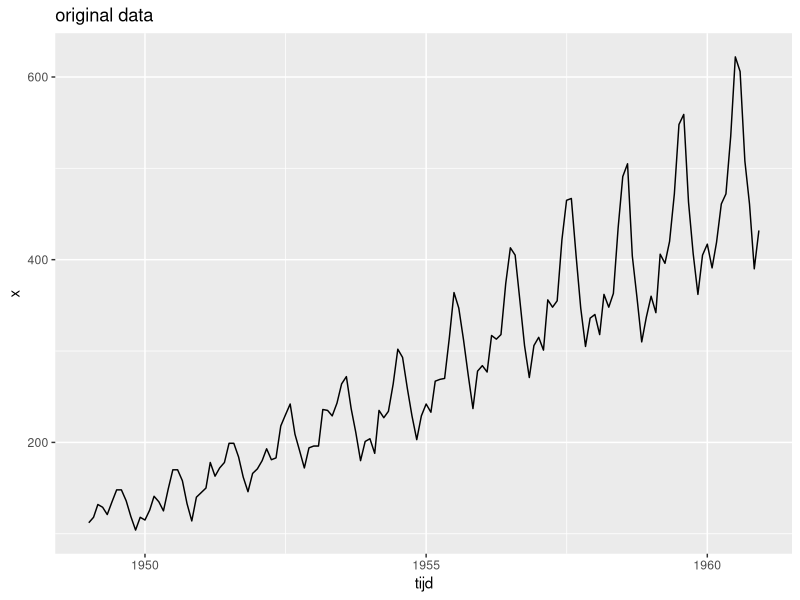
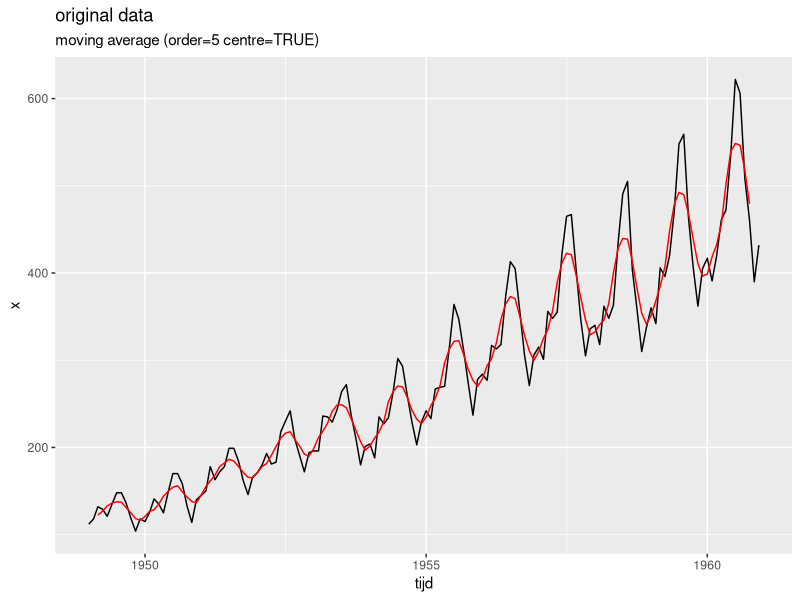
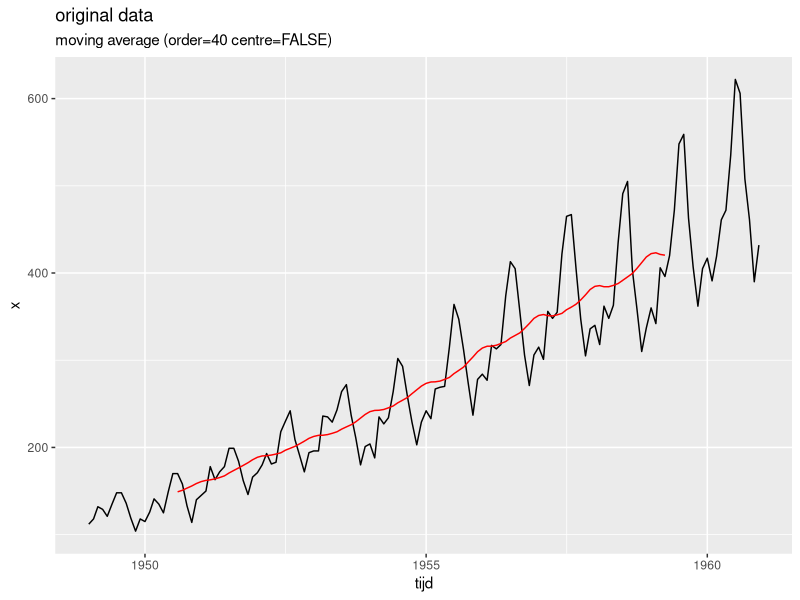
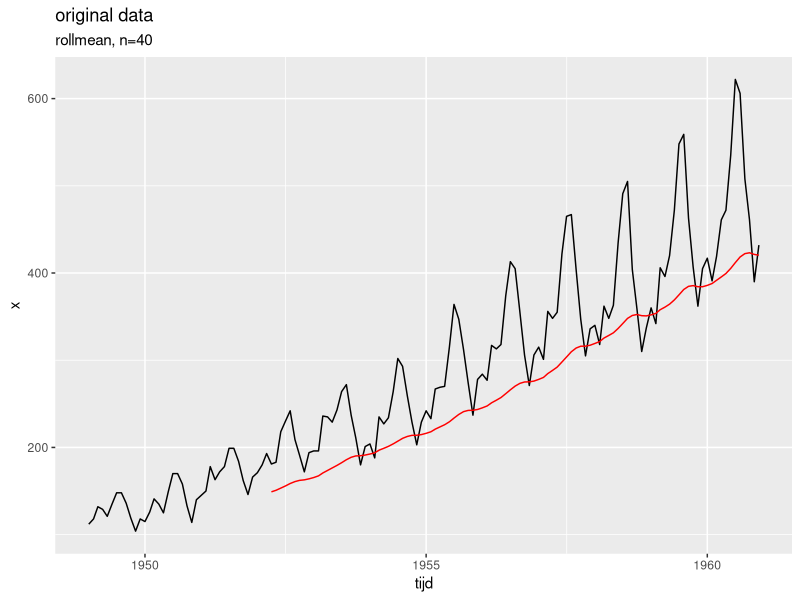
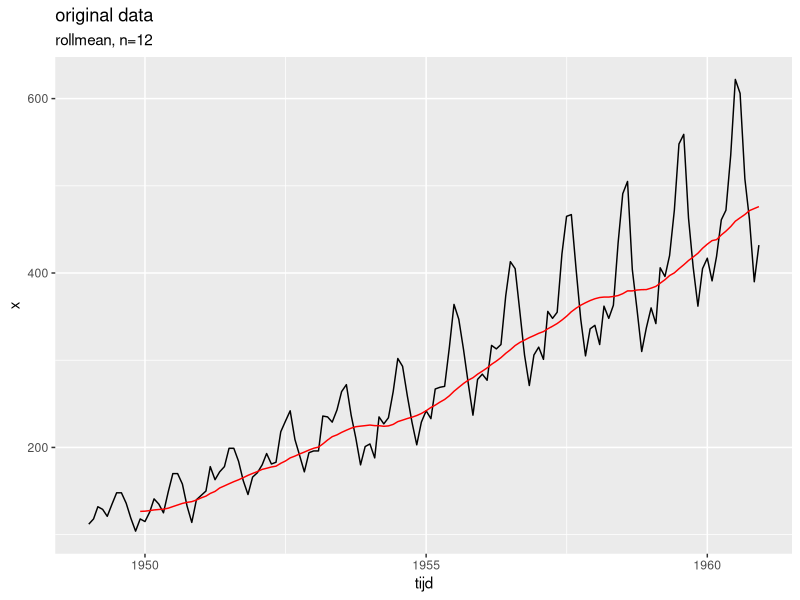
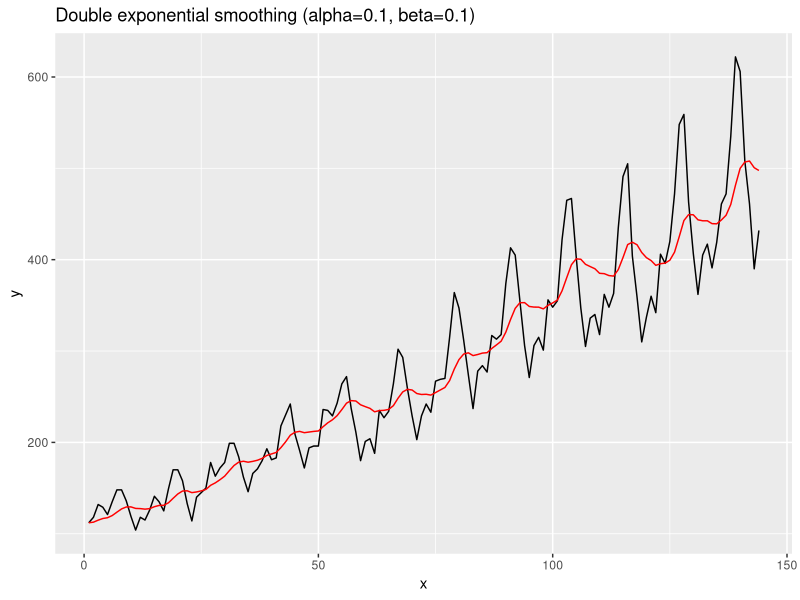
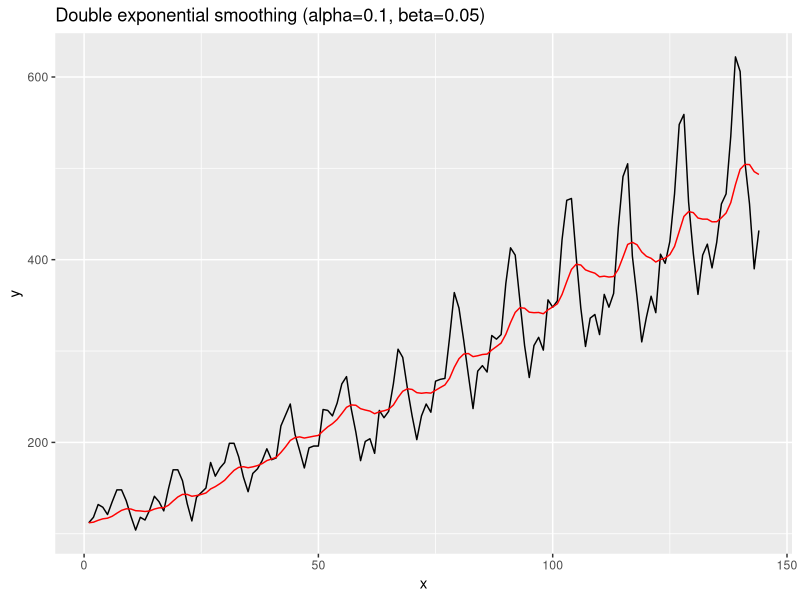
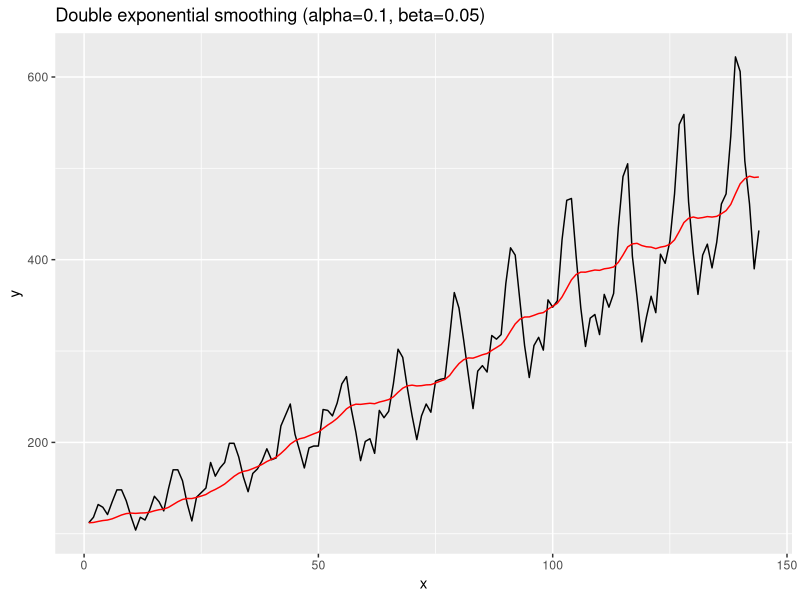

Source code (R) for these figures, in order:
# Uitleg Wild over decompose van tijdsseries
#
# https://www.youtube.com/watch?v=85XU1T9DIps
#
# werken met beschikbare dataset "Airpassengers"
require(tidyverse)
require(lubridate)
require(forecast)
data("AirPassengers")
ap.df <- as.data.frame(AirPassengers)
ap.df$x <- as.numeric(ap.df$x)
ap.df$jaar <- rep(c(1949:1960),each=12)
ap.df$quarter <- rep(rep(c("Q1","Q2","Q3","Q4"),each=3),12)
ap.df$tijd <- seq(ymd("1949-01-01"),ymd("1960-12-01"),by="months")
ggplot(data=ap.df) +
  geom_line(aes(x=tijd,y=x)) +
  labs(title="original data")
#
# Zoeken van de trendlijn. Hiervoor kunnen we HoltWinters NIET gebruiken 
# omdat die als input een time series object gebruikt.
#
# Met de ma-function (moving average) van package "forecast"
#
ap.df$ma <- ma(ap.df$x, order=5, centre=TRUE)
ggplot(data=ap.df) +
      geom_line(aes(x=tijd,y=x)) +
      geom_line(aes(x=tijd,y=ma),color="red") +
      labs(title="original data", subtitle="moving average (order=5 centre=TRUE)")
# Venster te klein, te veel seasonality, we verliezen info van de eindpunten
ap.df$ma <- ma(ap.df$x, order=40, centre=FALSE)
ggplot(data=ap.df) +
  geom_line(aes(x=tijd,y=x)) +
  geom_line(aes(x=tijd,y=ma),color="red") +
  labs(title="original data", subtitle="moving average (order=40 centre=FALSE)")
# centre beinvloedt enkel hoe er omgegaan wordt met een moving average window dat even is. Dus
# ook hier verlies van info naar het einde.
#
# Met functie rollmean van package "zoo"
require(zoo)
n <- 40
ap.df$ma[1:(n-1)] <- NA
ap.df$ma[n:nrow(ap.df)] <- rollmean(ap.df$x,n)
ggplot(data=ap.df) +
  geom_line(aes(x=tijd,y=x)) +
  geom_line(aes(x=tijd,y=ma),color="red") +
  labs(title="original data", subtitle="rollmean, n=40")
# Loopt duidelijk achter op de feiten! Dat is het klassieke nadeel van een backward looking
# moving average systeem: als er een trend is, dan wordt die pas laat opgepikt.
# We kunnen dat gedeeltelijk opvangen door n kleiner te maken bv. n=12 (smoothing over 1 jaar)
n <- 12
ap.df$ma[1:(n-1)] <- NA
ap.df$ma[n:nrow(ap.df)] <- rollmean(ap.df$x,n)
ggplot(data=ap.df) +
  geom_line(aes(x=tijd,y=x)) +
  geom_line(aes(x=tijd,y=ma),color="red") +
  labs(title="original data", subtitle="rollmean, n=12")
#
# Maar je blijft "te laat" komen.
#
# Om rekening te houden met de trend is er Double Exponential Smoothing (des). Op basis van het artikel
# van Grisha Trubetskoy heb ik dat in een functie ondergebracht. De input is een dataframe met twee 
# variabelen x en y. x=c(1:nfrow(y)) en y=data
#
JT.des <- function(serie.des, alpha=0.1, beta=0.1) {
  serie.des$level <- NA
  serie.des$slope <- NA
  serie.des$yhat <- NA
  serie.des$level[1] <- serie.des$y[1]
  serie.des$slope[1] <- 0
  serie.des$yhat[1] <- serie.des$y[1]
  for (i in (2:nrow(serie.des))) {
    if (i==2) {
      new.level <- serie.des$y[i]
      new.slope <- serie.des$y[i]-serie.des$y[i-1]
      yvalue <- serie.des$y[i]
    } else {
      yvalue <- serie.des$y[i]
      }
  last.level <- serie.des$level[i-1]
  last.slope <- serie.des$slope[i-1]
  new.level <- alpha*yvalue + (1 - alpha)*(last.level + last.slope)
  new.slope <- beta*(new.level - last.level) + (1 - beta)*last.slope
  serie.des$yhat[i] <- new.level + new.slope
  serie.des$level[i] <- new.level
  serie.des$slope[i] <- new.slope
  }
  return(serie.des)
}
reeks <- data.frame(x=c(1:nrow(ap.df)), y=ap.df$x)
reeks$yhat <- JT.des(reeks, alpha=0.1, beta=0.1)$yhat
ggplot(data=reeks, aes(x=x)) + 
  geom_line(aes(y=y), colour="black") + 
  geom_line(aes(y=yhat), colour="red") +
  labs(title="Double exponential smoothing (alpha=0.1, beta=0.1)")
#
# Dat ziet er al wat beter uit, maar de slope-volging geeft ook het volgen van de seizoensgebondenheid
#
reeks$yhat <- JT.des(reeks, alpha=0.1, beta=0.05)$yhat
ggplot(data=reeks, aes(x=x)) + 
  geom_line(aes(y=y), colour="black") + 
  geom_line(aes(y=yhat), colour="red") +
  labs(title="Double exponential smoothing (alpha=0.1, beta=0.05)")
#
reeks$yhat <- JT.des(reeks, alpha=0.05, beta=0.1)$yhat
ggplot(data=reeks, aes(x=x)) + 
  geom_line(aes(y=y), colour="black") + 
  geom_line(aes(y=yhat), colour="red") +
  labs(title="Double exponential smoothing (alpha=0.1, beta=0.05)")
# Op zoek naar seasonality
#
# Groepering per quarter
#
ap.df %>% group_by(jaar,quarter) %>% summarise(som=sum(x)) -> ap.df.q
ggplot(data=ap.df.q) + geom_point(aes(x=jaar,y=som,color=quarter))
ggplot(data=ap.df.q,aes(x=quarter,y=som,group=jaar)) + geom_line(aes(color=as.factor(jaar)))
#
# ase = additive seasonal effect
#
ap.df.q$ase <- 0
for (i in c(1949:1960)) {
  mod <- lm(ap.df.q$som[ap.df.q$jaar==i] ~ c(1:4))
  ap.df.q$ase[ap.df.q$jaar==i] <- mod$residuals
}
ggplot(data=ap.df.q, aes(x=quarter, group=jaar, color=as.factor(jaar))) +
  geom_line(aes(y=ase)) +
  labs(title="additive seasonal effect per year")
#
# Average seasonal effect
#
ap.df.q %>% group_by(quarter) %>% summarise(avg=mean(ase)) -> ap.df.q.average                                     
ggplot(data=ap.df.q.average, aes(x=quarter, y=avg, group=1)) +
  geom_line() +
  labs(title="additive seasonal effect (average)")
